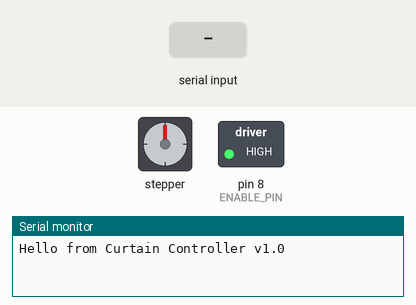
Simulated run of this sketch. Board: Arduino Uno, built with avr-gcc and run on an emulated ATmega328P. Shown: stepper motor, switched loads named in the sketch (green lamp = pin HIGH), the last lines printed to the serial monitor. Inputs (shaded band) come from the test bench. Stepper angles assume 200 steps per turn.

Above: at 1.2 s.
1.3 s: "up 90\n" received over Serial
At 2.7 s:
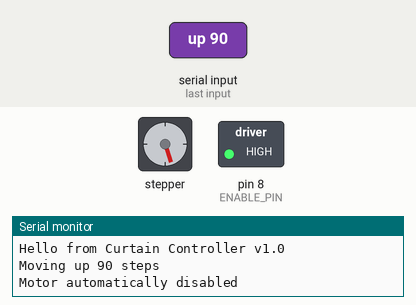
3.2 s: "down 90\n" received over Serial
At 3.35 s:
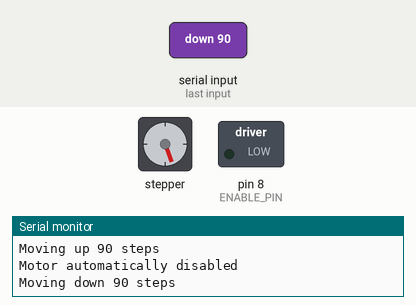
5.1 s: "down 90\n" received over Serial
At 6.7 s:
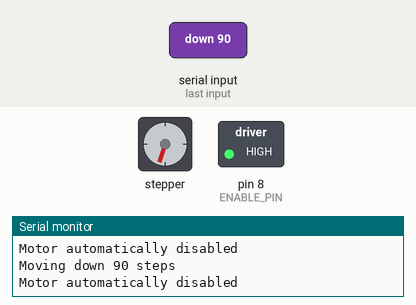
7.0 s: "up 90\n" received over Serial
At 7.15 s:
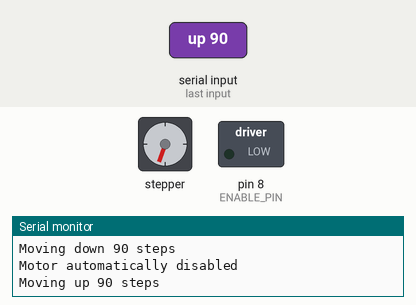
Timing chart, 0 to 9.9 s (numbered marks = the images above; inputs shaded):
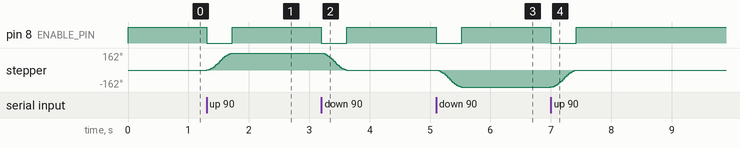

Measured:
- after the input at 1.3 s, pin 8 (ENABLE_PIN): HIGH → LOW at once, → HIGH 0.42 s later; stepper: turns 162° clockwise in 0.42 s, starting at once
- after the input at 3.2 s, pin 8 (ENABLE_PIN): HIGH → LOW at once, → HIGH 0.42 s later; stepper: turns 162° counter-clockwise in 0.42 s, starting at once
- after the input at 5.1 s, pin 8 (ENABLE_PIN): HIGH → LOW at once, → HIGH 0.42 s later; stepper: turns 162° counter-clockwise in 0.42 s, starting at once
- after the input at 7.0 s, pin 8 (ENABLE_PIN): HIGH → LOW at once, → HIGH 0.42 s later; stepper: turns 162° clockwise in 0.42 s, starting at once

The sketch:

CurtainStepper.ino
```cpp
#include <AccelStepper.h>

// === Constants ===
const int DIR_PIN = 5;
const int STEP_PIN = 2;
const int ENABLE_PIN = 8;
const float DEFAULT_MAX_SPEED = 1500.0;
const float DEFAULT_ACCELERATION = 1600.0;

AccelStepper stepper(AccelStepper::DRIVER, STEP_PIN, DIR_PIN);

// === Globals ===
bool serialReady = false;
String inputBuffer = "";
bool motorEnabled = false;

void enableMotor() {
  digitalWrite(ENABLE_PIN, LOW); // Enable DRV8825
  motorEnabled = true;
}

void disableMotor() {
  digitalWrite(ENABLE_PIN, HIGH); // Disable DRV8825 (motor released)
  motorEnabled = false;
}

void setup() {
  stepper.setMaxSpeed(DEFAULT_MAX_SPEED);
  stepper.setAcceleration(DEFAULT_ACCELERATION);

  pinMode(ENABLE_PIN, OUTPUT);
  disableMotor();  // Start with motors disabled

  Serial.begin(115200);

  // Wait until Serial is connected (USB serial)
  while (!Serial) {
    delay(10);
  }

  serialReady = true;
  Serial.println("Hello from Curtain Controller v1.0");
}

void loop() {
  // Handle incoming serial commands
  if (serialReady && Serial.available()) {
    char inChar = Serial.read();
    if (inChar == '\n' || inChar == '\r') {
      if (inputBuffer.length() > 0) {
        handleCommand(inputBuffer);
        inputBuffer = "";
      }
    } else {
      inputBuffer += inChar;
    }
  }

  // Run stepper and auto-disable when done
  if (motorEnabled) {
    stepper.run();
    if (stepper.distanceToGo() == 0) {
      disableMotor();
      Serial.println("Motor automatically disabled");
    }
  }
}

// === Command Handler ===
void handleCommand(String cmd) {
  cmd.trim();
  cmd.toLowerCase();

  if (cmd == "ping") {
    Serial.println("pong");
  }
  else if (cmd == "stop") {
    stepper.stop();  // Graceful stop
    stepper.moveTo(stepper.currentPosition());  // Immediately stop
    disableMotor();
    Serial.println("Motor stopped");
  }
  else if (cmd == "reset") {
    stepper.setCurrentPosition(0);
    Serial.println("Position reset to 0");
  }
  else if (cmd.startsWith("up ")) {
    int steps = cmd.substring(3).toInt();
    enableMotor();
    stepper.move(stepper.distanceToGo() + steps);
    Serial.print("Moving up ");
    Serial.print(steps);
    Serial.println(" steps");
  }
  else if (cmd.startsWith("down ")) {
    int steps = cmd.substring(5).toInt();
    enableMotor();
    stepper.move(stepper.distanceToGo() - steps);
    Serial.print("Moving down ");
    Serial.print(steps);
    Serial.println(" steps");
  }
  else if (cmd.startsWith("speed ")) {
    float speed = cmd.substring(6).toFloat();
    if (speed > 0) {
      stepper.setMaxSpeed(speed);
      Serial.print("Speed set to ");
      Serial.println(speed);
    } else {
      Serial.println("Error: Invalid speed value");
    }
  }
  else if (cmd.startsWith("accel ")) {
    float accel = cmd.substring(6).toFloat();
    if (accel > 0) {
      stepper.setAcceleration(accel);
      Serial.print("Acceleration set to ");
      Serial.println(accel);
    } else {
      Serial.println("Error: Invalid acceleration value");
    }
  }
  else {
    Serial.print("Error: Unknown command: ");
    Serial.println(cmd);
  }
}
```
